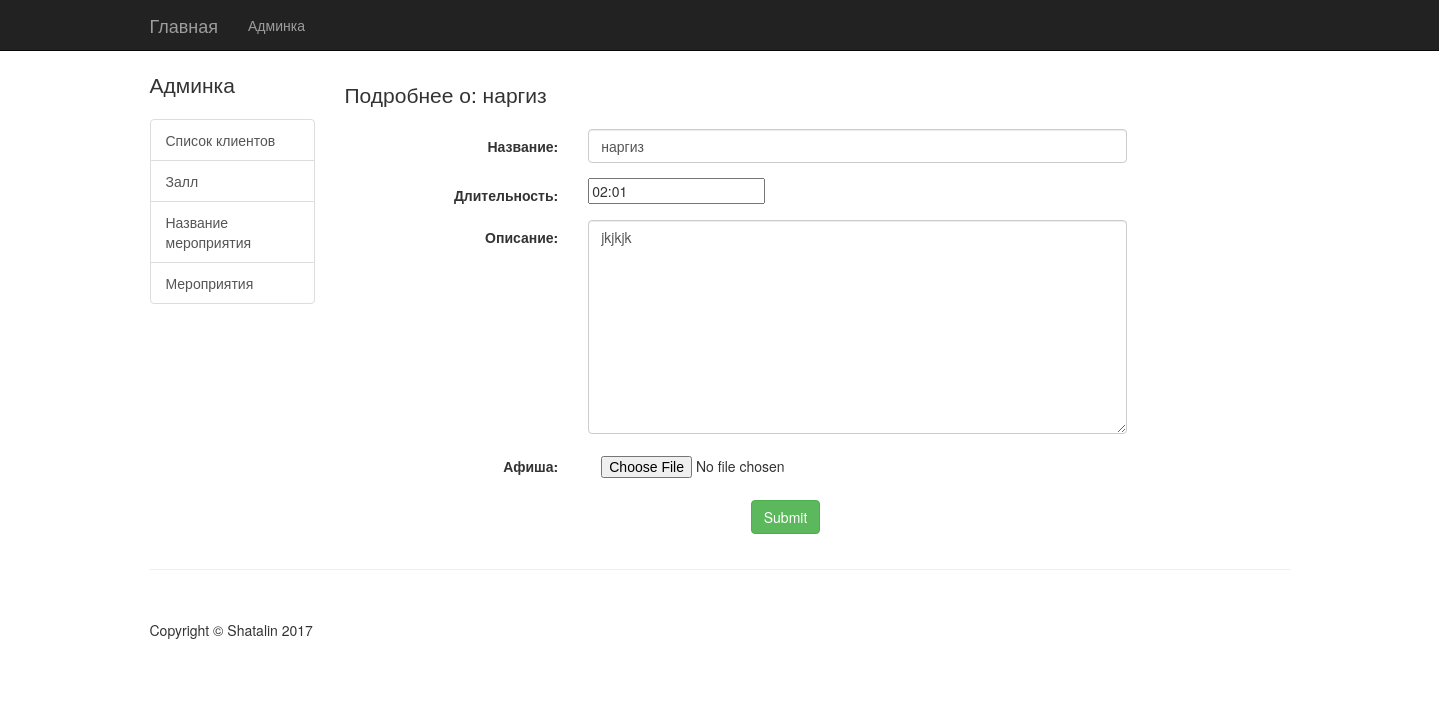
Page /events/shows/edit/1/ on the committed database.
### events_base/models.py (models this page shows, shortened)
class Shows(models.Model):
    class Meta:
        db_table = 'shows'
    shows_names = models.CharField(max_length=100)
    shows_time_length = models.TimeField(default='01:00', blank=True)
    shows_description = models.CharField(max_length=400, blank=True, null=True)
    shows_image = models.ImageField(upload_to='media/', blank=True, null=True)

### events_base/views.py (the view)
# urls.py: url(r'^shows/edit/(?P<show_id>\d+)/$', views.edit_show, name='edit_show'),
def edit_show(request, show_id):
    shows = get_object_or_404(models.Shows, id=show_id)
    if request.method == "POST":
        form = forms.ShowForm(request.POST, instance=shows)
        if form.is_valid():
            form.save()
            return HttpResponseRedirect(reverse('shows'))
    else:
        form = forms.ShowForm(instance=shows)
    return render(request, 'shows/edit_show.html', {'form': form, 'shows': shows})

### events_base/forms.py
class ShowForm(forms.ModelForm):
    shows_names = forms.CharField(label=u'Название', widget=forms.TextInput(attrs={'placeholder': 'Название', 'class': 'form-control'}))
    shows_time_length = forms.CharField(label=u'Длительность',required = False, widget=forms.TimeInput(format=('%H:%m'),attrs={}))
    shows_description = forms.CharField(label=u'Описание', required = False,
                                 widget=forms.Textarea(attrs={'placeholder': 'Описание', 'class': 'form-control'}))
    shows_image = forms.ImageField(label=u'Афиша', required = False, widget=forms.FileInput(attrs={'placeholder': 'Афиша', 'class': 'btn btn-secondary'}))
    class Meta:
        model = models.Shows
        exclude = []

### events_base/templates/shows/edit_show.html (shortened to what this page needs)
{% extends 'admin.html' %}
{% load staticfiles %}
{% block content %}
<div class="col-md-10">
    <h4 class="lead">Подробнее о: {{ shows.shows_names }}</h4>
    <form class="form-horizontal" method="post" enctype="multipart/form-data" action="{% url 'edit_show' shows.id %}">
        {% include 'inc-admin_form.html' %}
    </form>
</div>
{% endblock %}

### main_helper/templates/inc-admin_form.html (shortened to what this page needs)
{% for field in form %}
 <div class="form-group">
     <label class="control-label col-sm-3">{{ field.label }}:</label>
     <div class="col-sm-7">
         {{ field }}
     </div>
 </div>
{% endfor %}
<div class="form-group">
    <div class="col-sm-offset-5 col-sm-10">
      <button type="submit" class="btn btn-success">Submit</button>
    </div>
</div>

### static/css/shop-homepage.css (style rules this page uses)
body { padding-top: 70px; }

### rows in the picture
Shows: shows_names "наргиз", form "наргиз" "02:01" "jkjkjk"

### other values in the picture
{{ field.label }} "Название" "Длительность" "Описание" "Афиша"
